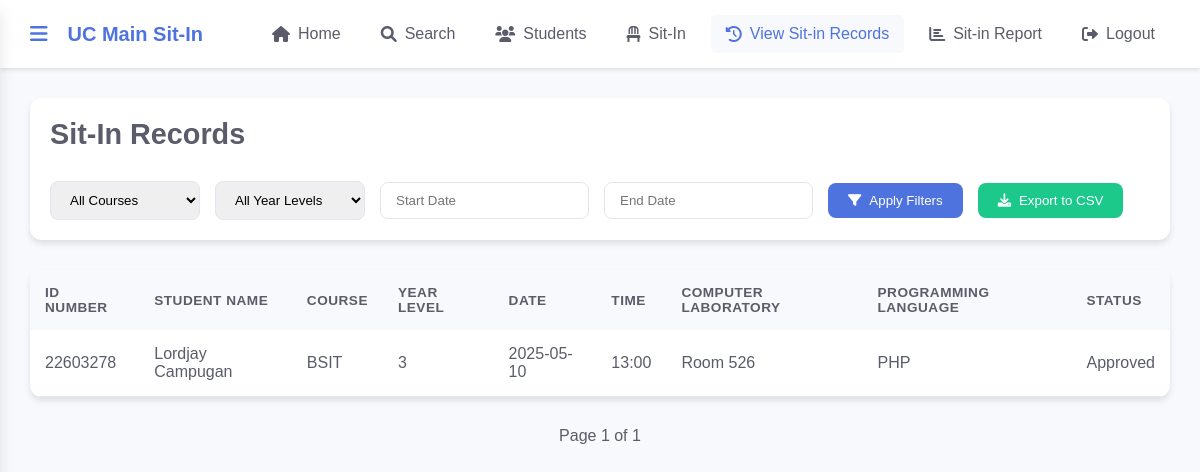
/admin/sitin-records (signed in), run on the app's committed database.
### tables this page shows
CREATE TABLE reservations (
    id INTEGER PRIMARY KEY AUTOINCREMENT,
    idno VARCHAR(20), 
    date VARCHAR(10), 
    time VARCHAR(5), 
    session_type VARCHAR(50), 
    reason VARCHAR(500), 
    status VARCHAR(20) DEFAULT 'Pending', 
    created_at TIMESTAMP DEFAULT CURRENT_TIMESTAMP 
, language VARCHAR(20));

CREATE TABLE users (
idNO VARCHAR(20) PRIMARY KEY,
lastname VARCHAR(100),
firstname VARCHAR(100),
middlename VARCHAR(100),
course VARCHAR(100),
year_level VARCHAR(10),
email VARCHAR(150),
username VARCHAR(50) UNIQUE,
password VARCHAR(100),
session VARCHAR(20),
profile_picture TEXT,
role VARCHAR(20) DEFAULT 'user' CHECK (role IN ('user', 'admin'))
, completed_sessions INTEGER DEFAULT 0);

### app.py (the view)
@app.route('/admin/sitin-records')
@admin_required
def admin_sitin_records():
    start_date = request.args.get('start_date')
    end_date = request.args.get('end_date')
    course = request.args.get('course')
    year_level = request.args.get('year_level')
    status = request.args.get('status', 'all')  # New status filter
    page = request.args.get('page', 1, type=int)
    per_page = 10
    conn = sqlite3.connect(DATABASE)
    cursor = conn.cursor()
    query = '''
        SELECT r.id, r.idno, u.firstname, u.lastname, u.course, u.year_level,
               r.date, r.time, r.session_type, r.status, r.created_at,
               r.language
        FROM reservations r
        JOIN users u ON r.idno = u.idNO
        WHERE r.status IN ('Approved', 'Completed')
    '''
    params = []
    if status != 'all':
        query += ' AND r.status = ?'
        params.append(status)
    if start_date and end_date:
        query += ' AND r.date BETWEEN ? AND ?'
        params.extend([start_date, end_date])
    if course:
        query += ' AND u.course = ?'
        params.append(course)
    if year_level:
        query += ' AND u.year_level = ?'
        params.append(year_level)
    count_query = f"SELECT COUNT(*) FROM ({query})"
    cursor.execute(count_query, params)
    total_items = cursor.fetchone()[0]
    total_pages = (total_items + per_page - 1) // per_page
    query += ' ORDER BY r.date DESC, r.time DESC LIMIT ? OFFSET ?'
    params.extend([per_page, (page - 1) * per_page])
    cursor.execute(query, params)
    records = [
        {
            'id': row[0],
            'idno': row[1],
            'firstname': row[2],
            'lastname': row[3],
            'course': row[4],
            'year_level': row[5],
            'date': row[6],
            'time': row[7],
            'session_type': row[8],
            'status': row[9],
            'created_at': row[10],
            'language': row[11]
        }
        for row in cursor.fetchall()
    ]
    cursor.execute('SELECT DISTINCT course FROM users WHERE course IS NOT NULL')
    courses = [row[0] for row in cursor.fetchall()]
    cursor.execute('SELECT DISTINCT year_level FROM users WHERE year_level IS NOT NULL')
    year_levels = [row[0] for row in cursor.fetchall()]
    conn.close()
    return render_template('admin_sitin_records.html',
                         records=records,
                         page=page,
                         total_pages=total_pages,
                         has_prev=page > 1,
                         has_next=page < total_pages,
                         courses=courses,
                         year_levels=year_levels,
                         current_course=course,
                         current_year=year_level,
                         current_status=status,
                         start_date=start_date,
                         end_date=end_date)

### app.py (called while the page is built)
def admin_required(f):
    @wraps(f)
    def decorated_function(*args, **kwargs):
        if session.get('role') != 'admin':
            return redirect(url_for('login', error="You do not have permission to access this page."))
        return f(*args, **kwargs)
    return decorated_function

### templates/admin_sitin_records.html (shortened to what this page needs)
<!DOCTYPE html>
<html lang="en">
<head>
    <link rel="stylesheet" href="{{ url_for('static', filename='admin-sitin-records.css') }}">
    <link rel="stylesheet" href="https://cdnjs.cloudflare.com/ajax/libs/font-awesome/6.0.0/css/all.min.css">
    <link rel="stylesheet" href="https://cdn.jsdelivr.net/npm/flatpickr/dist/flatpickr.min.css">
</head>
<body>
    <nav class="navbar">
        <div class="nav-left">
            <button class="menu-toggle" onclick="toggleSidebar()">
                <i class="fas fa-bars"></i>
            </button>
            <div class="logo-text">UC Main Sit-In</div>
        </div>
        <ul class="nav-links">
            <li><a href="{{ url_for('admin_dashboard') }}"><i class="fas fa-home"></i> Home</a></li>
            <li>
                <a href="#" onclick="toggleSearch()"><i class="fas fa-search"></i> Search</a>
            </li>
            <li><a href="{{ url_for('admin_students') }}"><i class="fas fa-users"></i> Students</a></li>
            <li><a href="{{ url_for('admin_sitin') }}"><i class="fas fa-chair"></i> Sit-In</a></li>
            <li><a href="{{ url_for('admin_sitin_records') }}" class="active"><i class="fas fa-history"></i> View Sit-in Records</a></li>
            <li><a href="{{ url_for('admin_sitin_report') }}"><i class="fas fa-chart-bar"></i> Sit-in Report</a></li>
            <li><a href="{{ url_for('logout') }}"><i class="fas fa-sign-out-alt"></i> Logout</a></li>
        </ul>
    </nav>
    <div class="main-content">
        <div class="page-header">
            <h2>Sit-In Records</h2>
            <div class="filter-section">
                <select id="courseFilter">
                    <option value="">All Courses</option>
                </select>
                <select id="yearFilter">
                    <option value="">All Year Levels</option>
                </select>
                <input type="text" id="startDate" placeholder="Start Date" class="flatpickr" value="{{ start_date or '' }}">
                <input type="text" id="endDate" placeholder="End Date" class="flatpickr" value="{{ end_date or '' }}">
                <button onclick="applyFilters()" class="filter-btn">
                    <i class="fas fa-filter"></i> Apply Filters
                </button>
                <button onclick="exportRecords()" class="export-btn">
                    <i class="fas fa-download"></i> Export to CSV
                </button>
            </div>
        </div>
        <div class="table-container">
            <table class="data-table">
                <thead>
                    <tr>
                        <th>ID Number</th>
                        <th>Student Name</th>
                        <th>Course</th>
                        <th>Year Level</th>
                        <th>Date</th>
                        <th>Time</th>
                        <th>Computer Laboratory</th>
                        <th>Programming Language</th>
                        <th>Status</th>
                    </tr>
                </thead>
                <tbody>
                    {% for record in records %}
                    <tr>
                        <td>{{ record.idno }}</td>
                        <td>{{ record.firstname }} {{ record.lastname }}</td>
                        <td>{{ record.course }}</td>
                        <td>{{ record.year_level }}</td>
                        <td>{{ record.date }}</td>
                        <td>{{ record.time }}</td>
                        <td>{{ record.session_type }}</td>
                        <td>{{ record.language }}</td>
                        <td>
                            <span class="status-badge {{ record.status.lower() }}">
                                {{ record.status }}
                            </span>
                        </td>
                    </tr>
                    {% endfor %}
                </tbody>
            </table>
        </div>
        <div class="pagination">
            <span class="page-info">Page {{ page }} of {{ total_pages }}</span>
        </div>
    </div>
</body>
</html>

### static/admin-sitin-records.css (style rules this page uses)
* { margin: 0; padding: 0; box-sizing: border-box; }
:root { --primary-color: #4e73df; --primary-dark: #3756a8; --secondary-color: #1cc88a; --warning-color: #f6c23e; --danger-color: #e74a3b; --text-color: #5a5c69; --bg-color: #f8f9fc; --shadow-sm: 0 2px 4px rgba(0,0,0,0.1); --shadow-md: 0 4px 6px rgba(0,0,0,0.1); --shadow-lg: 0 10px 15px rgba(0,0,0,0.1); --transition: all 0.3s ease; }
body { font-family: 'Arial', sans-serif; background: var(--bg-color); color: var(--text-color); min-height: 100vh; }
.navbar { display: flex; align-items: center; justify-content: space-between; background: white; padding: 15px 30px; box-shadow: 0 2px 4px rgba(0,0,0,0.1); position: relative; z-index: 100; }
.nav-left { display: flex; align-items: center; gap: 20px; }
.menu-toggle { background: none; border: none; font-size: 20px; cursor: pointer; color: #4e73df; }
.logo-text { font-size: 20px; font-weight: bold; color: #4e73df; }
.nav-links { display: flex; align-items: center; gap: 10px; list-style: none; }
.nav-links li a { color: #5a5c69; text-decoration: none; padding: 10px 15px; border-radius: 5px; transition: 0.3s; display: flex; align-items: center; gap: 8px; }
.nav-links li a:hover, .nav-links li a.active { color: #4e73df; background: #f8f9fc; }
.nav-links li a i { font-size: 16px; }
.main-content { padding: 30px; margin-left: 0; transition: var(--transition); }
.page-header { display: flex; flex-direction: column; gap: 20px; margin-bottom: 30px; padding: 20px; background: white; border-radius: 12px; box-shadow: var(--shadow-md); }
.page-header h2 { color: var(--text-color); font-size: 1.8rem; margin-bottom: 10px; }
.filter-section { display: flex; flex-wrap: wrap; gap: 15px; align-items: center; }
.filter-section select, .filter-section input { padding: 10px 15px; border: 1px solid #e3e6f0; border-radius: 8px; outline: none; min-width: 150px; transition: var(--transition); }
.filter-btn, .export-btn { padding: 10px 20px; border: none; border-radius: 8px; cursor: pointer; display: flex; align-items: center; gap: 8px; font-weight: 500; transition: var(--transition); }
.filter-btn { background: var(--primary-color); color: white; }
.export-btn { background: var(--secondary-color); color: white; }
.table-container { background: white; border-radius: 12px; box-shadow: var(--shadow-md); overflow: hidden; margin-bottom: 30px; }
.data-table { width: 100%; border-collapse: collapse; }
.data-table th { background: #f8f9fc; color: var(--text-color); font-weight: 600; text-transform: uppercase; font-size: 0.85rem; letter-spacing: 0.5px; padding: 15px; text-align: left; }
.data-table td { padding: 15px; border-bottom: 1px solid #e3e6f0; }
.pagination { display: flex; justify-content: center; align-items: center; gap: 15px; margin-top: 30px; }
.page-info { color: var(--text-color); font-weight: 500; }

### data on the page
reservations: idno "22603278", firstname "Lordjay", lastname "Campugan", course "BSIT", year_level "3", date "2025-05-10", time "13:00", session_type "Room 526", language "PHP", status "Approved"

### other printed values
{{ page }} "1"
{{ total_pages }} "1"
